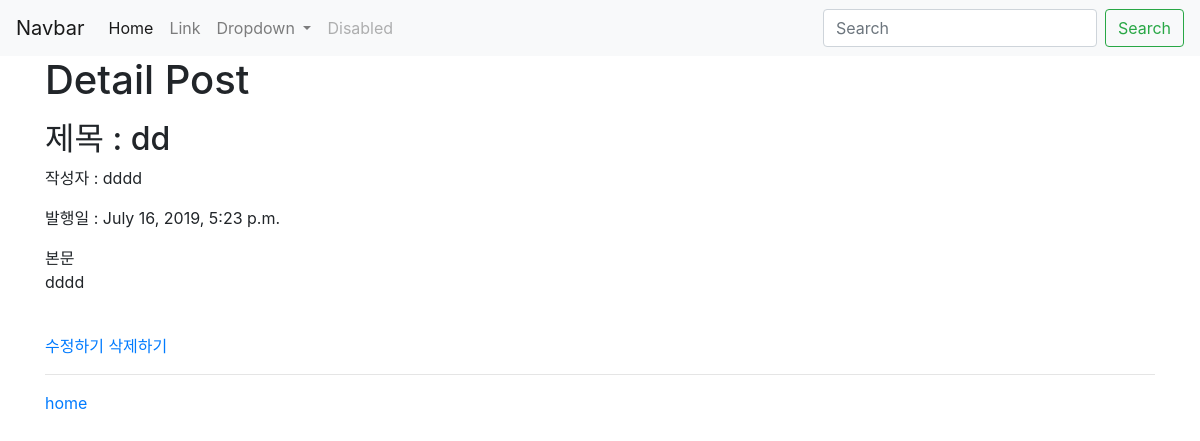
Page /carpool/detail/2 on the earlier database version.
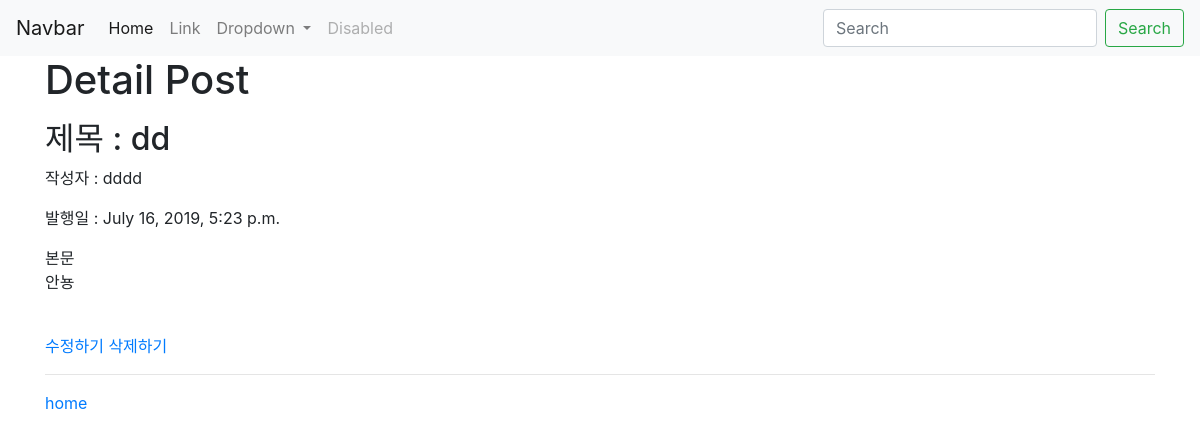
Same page on the later database version.
### CarPool/models.py (models this page shows)
class CarPool(models.Model):
    title=models.CharField(max_length=200)
    writer= models.CharField(max_length=200)
    pub_date = models.DateTimeField('date published')
    body = models.TextField()

### CarPool/views.py (the view)
# urls.py: path('detail/<int:carpool_id>',CarPool.views.detail, name="detail"),
def detail(request, carpool_id) :
    carpool = get_object_or_404(CarPool,pk=carpool_id)
    return render(request,'CarPool/detail.html', {'carpool' : carpool})

### CarPool/templates/CarPool/detail.html (shortened to what this page needs)
{% extends 'base.html' %}
{% block content %}
<div class="container">
 <h1>Detail Post</h1>
 <p>
     <h2>제목 : {{carpool.title}}</h2>
     <p>작성자 : {{carpool.writer}}</p>
     <p>발행일 : {{carpool.pub_date}}</p>
     <p>
         본문
         <br>
         {{carpool.body}}
     </p>
 </p>
 <br>
 <a href="{% url 'carpool:edit' carpool.id %}">수정하기</a>
 <a href="{% url 'carpool:delete' carpool.id %}">삭제하기</a>
 <hr>
 <a href="{% url 'carpool:carpool_home' %}"> home </a>
</div>
</body>
{% endblock %}

Differences in the rows shown:
changed CarPool "dd": body "dddd" → "안뇽"
